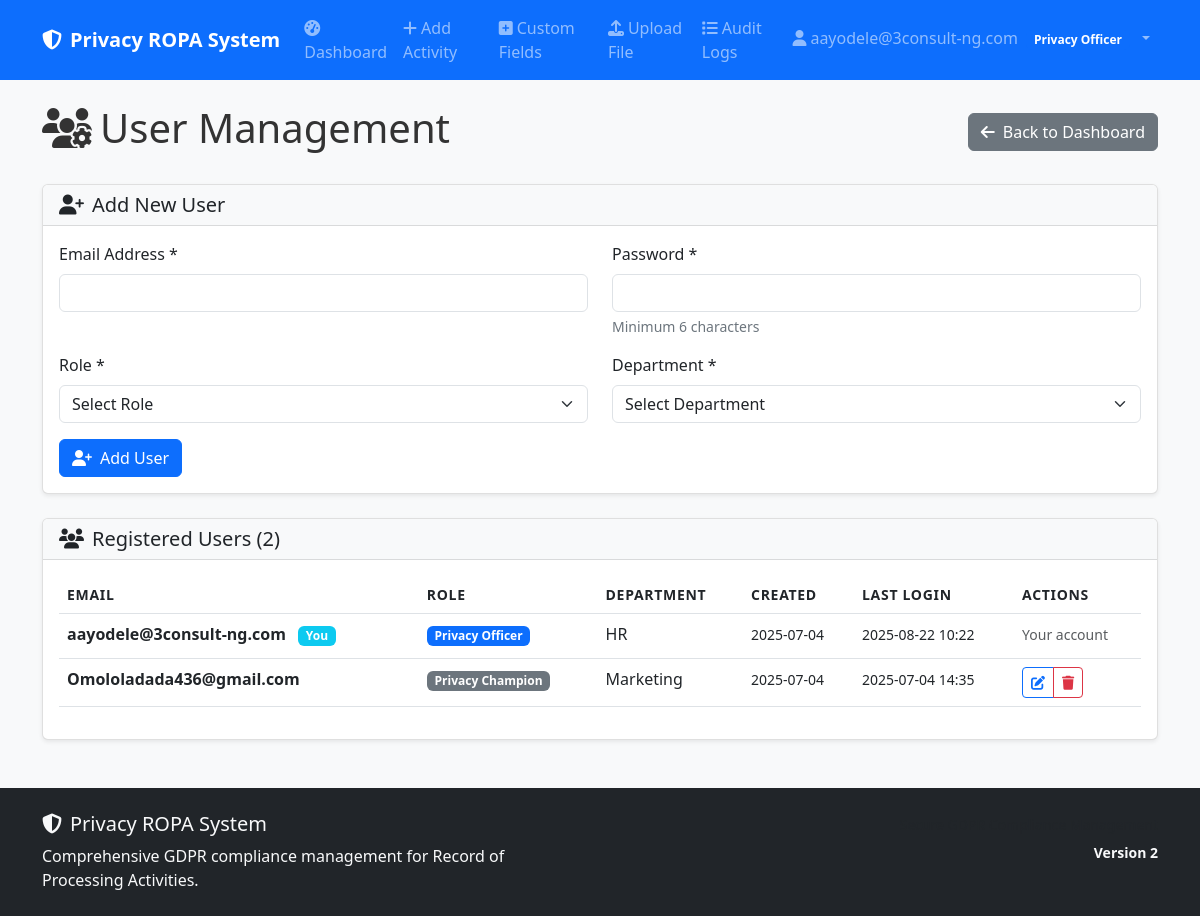
Page /user-management (signed in) on the earlier database version.
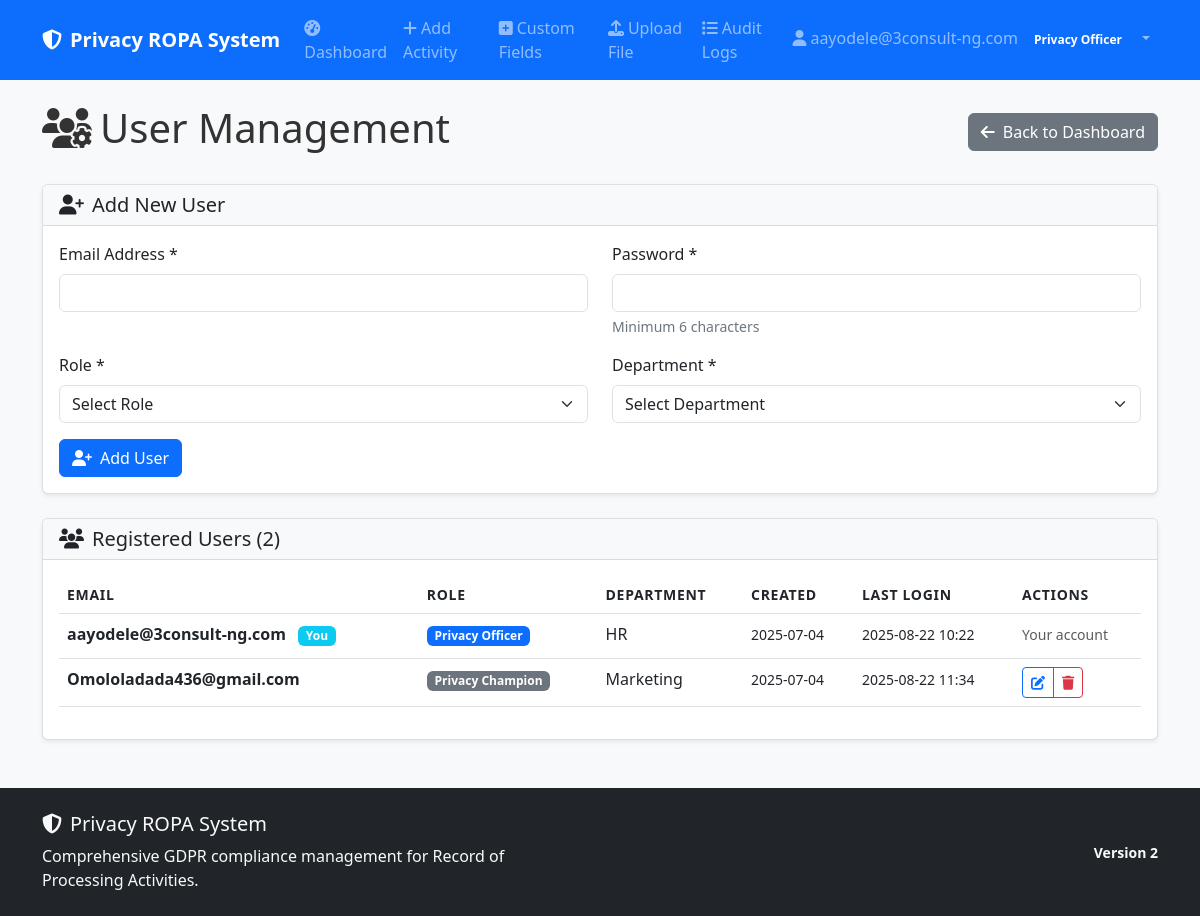
Same page on the later database version.
### models.py (models this page shows)
class User(UserMixin, db.Model):
    __tablename__ = 'users'
    id = db.Column(Integer, primary_key=True)
    email = db.Column(String(120), unique=True, nullable=False)
    password_hash = db.Column(String(256), nullable=False)
    role = db.Column(String(50), nullable=False, default='Privacy Champion')
    department = db.Column(String(100))
    created_at = db.Column(DateTime, default=datetime.utcnow)
    last_login = db.Column(DateTime)
    ropa_records = db.relationship('ROPARecord', foreign_keys='ROPARecord.created_by', backref='creator', lazy=True)

### app.py (the view)
@app.route('/user-management')
@login_required
def user_management():
    if current_user.role != 'Privacy Officer':
        abort(403)
    users = models.User.query.all()
    return render_template('user_management.html', users=users)

### app.py (called while the page is built)
@login_manager.user_loader
def load_user(user_id):
    return models.User.query.get(int(user_id))

### templates/user_management.html (shortened to what this page needs)
{% extends "base.html" %}
{% block content %}
<div class="d-flex justify-content-between align-items-center mb-4">
    <h1><i class="fas fa-users-cog me-2"></i>User Management</h1>
    <a href="{{ url_for('privacy_officer_dashboard') }}" class="btn btn-secondary">
        <i class="fas fa-arrow-left me-2"></i>Back to Dashboard
    </a>
</div>
<div class="card mb-4">
    <div class="card-header">
        <h5 class="mb-0">
            <i class="fas fa-user-plus me-2"></i>Add New User
        </h5>
    </div>
    <div class="card-body">
        <form method="POST" action="{{ url_for('add_user') }}">
            <div class="row">
                <div class="col-md-6 mb-3">
                    <label for="email" class="form-label">Email Address *</label>
                    <input type="email" class="form-control" id="email" name="email" required>
                </div>
                <div class="col-md-6 mb-3">
                    <label for="password" class="form-label">Password *</label>
                    <input type="password" class="form-control" id="password" name="password" required minlength="6">
                    <div class="form-text">Minimum 6 characters</div>
                </div>
            </div>
            <div class="row">
                <div class="col-md-6 mb-3">
                    <label for="role" class="form-label">Role *</label>
                    <select class="form-select" id="role" name="role" required>
                        <option value="">Select Role</option>
                    </select>
                </div>
                <div class="col-md-6 mb-3">
                    <label for="department" class="form-label">Department *</label>
                    <select class="form-select" id="department" name="department" required>
                        <option value="">Select Department</option>
                    </select>
                </div>
            </div>
            <button type="submit" class="btn btn-primary">
                <i class="fas fa-user-plus me-2"></i>Add User
            </button>
        </form>
    </div>
</div>
<div class="card">
    <div class="card-header">
        <h5 class="mb-0">
            <i class="fas fa-users me-2"></i>Registered Users ({{ users|length }})
        </h5>
    </div>
    <div class="card-body">
        {% if users %}
            <div class="table-responsive">
                <table class="table table-hover">
                    <thead>
                        <tr>
                            <th>Email</th>
                            <th>Role</th>
                            <th>Department</th>
                            <th>Created</th>
                            <th>Last Login</th>
                            <th>Actions</th>
                        </tr>
                    </thead>
                    <tbody>
                        {% for user in users %}
                        <tr>
                            <td>
                                <strong>{{ user.email }}</strong>
                                {% if user.id == current_user.id %}
                                    <span class="badge bg-info ms-2">You</span>
                                {% endif %}
                            </td>
                            <td>
                                <span class="badge bg-{% if user.role == 'Privacy Officer' %}primary{% else %}secondary{% endif %}">
                                    {{ user.role }}
                                </span>
                            </td>
                            <td>{{ user.department or 'N/A' }}</td>
                            <td>
                                <small>{{ user.created_at.strftime('%Y-%m-%d') if user.created_at else 'N/A' }}</small>
                            </td>
                            <td>
                                <small>{{ user.last_login.strftime('%Y-%m-%d %H:%M') if user.last_login else 'Never' }}</small>
                            </td>
                            <td>
                                {% if user.id != current_user.id %}
                                <div class="btn-group btn-group-sm" role="group">
                                    <button type="button" class="btn btn-outline-primary"
                                            onclick="editUser({{ user.id }}, '{{ user.email }}', '{{ user.role }}', '{{ user.department }}')">
                                        <i class="fas fa-edit"></i>
                                    </button>
                                    <button type="button" class="btn btn-outline-danger"
                                            onclick="deleteUser({{ user.id }}, '{{ user.email }}')">
                                        <i class="fas fa-trash"></i>
                                    </button>
                                </div>
                                {% else %}
                                <small class="text-muted">Your account</small>
                                {% endif %}
                            </td>
                        </tr>
                        {% endfor %}
                    </tbody>
                </table>
            </div>
        {% else %}
            <div class="text-center py-4">
                <i class="fas fa-users fa-3x text-muted mb-3"></i>
                <h5>No Users Found</h5>
                <p class="text-muted">Add the first user to get started.</p>
            </div>
        {% endif %}
    </div>
</div>
{% endblock %}

### templates/base.html (shortened to what this page needs)
<!DOCTYPE html>
<html lang="en" data-bs-theme="light">
<head>
    <link href="https://cdn.jsdelivr.net/npm/bootstrap@5.3.0/dist/css/bootstrap.min.css" rel="stylesheet">
    <link href="https://cdnjs.cloudflare.com/ajax/libs/font-awesome/6.4.0/css/all.min.css" rel="stylesheet">
    <link href="{{ url_for('static', filename='css/custom.css') }}" rel="stylesheet">
</head>
<body>
    <nav class="navbar navbar-expand-lg navbar-dark bg-primary">
        <div class="container">
            <a class="navbar-brand fw-bold" href="{{ url_for('index') }}">
                <i class="fas fa-shield-alt me-2"></i>Privacy ROPA System
            </a>
            {% if current_user.is_authenticated %}
            <div class="collapse navbar-collapse" id="navbarNav">
                <ul class="navbar-nav me-auto">
                    <li class="nav-item">
                        <a class="nav-link" href="{{ url_for('index') }}">
                            <i class="fas fa-tachometer-alt me-1"></i>Dashboard
                        </a>
                    </li>
                    <li class="nav-item">
                        <a class="nav-link" href="{{ url_for('add_activity') }}">
                            <i class="fas fa-plus me-1"></i>Add Activity
                        </a>
                    </li>
                    <li class="nav-item">
                        <a class="nav-link" href="{{ url_for('custom_tabs') }}">
                            <i class="fas fa-plus-square me-1"></i>Custom Fields
                        </a>
                    </li>
                    {% if current_user.role == 'Privacy Officer' %}
                    <li class="nav-item">
                        <a class="nav-link" href="{{ url_for('upload_file') }}">
                            <i class="fas fa-upload me-1"></i>Upload File
                        </a>
                    </li>
                    <li class="nav-item">
                        <a class="nav-link" href="{{ url_for('audit_logs') }}">
                            <i class="fas fa-list me-1"></i>Audit Logs
                        </a>
                    </li>
                    {% endif %}
                </ul>
                <ul class="navbar-nav">
                    <li class="nav-item dropdown">
                        <a class="nav-link dropdown-toggle" href="#" role="button" data-bs-toggle="dropdown">
                            <i class="fas fa-user me-1"></i>{{ current_user.email }}
                            <span class="badge bg-primary ms-1">{{ current_user.role }}</span>
                        </a>
                    </li>
                </ul>
            </div>
            {% endif %}
        </div>
    </nav>
    <main class="container my-4">
        {% block content %}{% endblock %}
    </main>
    <footer class="bg-dark text-light py-4 mt-5">
        <div class="container">
            <div class="row">
                <div class="col-md-6">
                    <h5><i class="fas fa-shield-alt me-2"></i>Privacy ROPA System</h5>
                    <p class="mb-0">Comprehensive GDPR compliance management for Record of Processing Activities.</p>
                </div>
                <div class="col-md-6 text-md-end">
                    <p class="mb-0">
                        <small class="text-muted">
                        </small>
                    </p>
                    <p class="mb-0 mt-1">
                        <small class="text-light fw-bold">
                            Version 2
                        </small>
                    </p>
                </div>
            </div>
        </div>
    </footer>
</body>
</html>

### static/css/custom.css (style rules this page uses)
body { background-color: #f8f9fa; color: #333; }
.navbar-brand { font-weight: 600; }
.card { box-shadow: 0 0.125rem 0.25rem rgba(0, 0, 0, 0.075); border: 1px solid rgba(0, 0, 0, 0.125); }
.card-header { background-color: var(--bs-gray-100); border-bottom: 1px solid rgba(0, 0, 0, 0.125); }
.badge { margin-right: 0.25rem; margin-bottom: 0.25rem; }
.table-responsive { border-radius: 0.375rem; }
.table th { border-top: none; font-weight: 600; text-transform: uppercase; font-size: 0.875rem; letter-spacing: 0.05em; }
.btn-group .btn { margin-right: 0; }
.form-label { font-weight: 500; margin-bottom: 0.5rem; }
.form-text { font-size: 0.875rem; color: var(--bs-gray-600); }

Differences in the rows shown:
changed User "Omololadada436@gmail.com": last_login "2025-07-04 14:35" → "2025-08-22 11:34"
